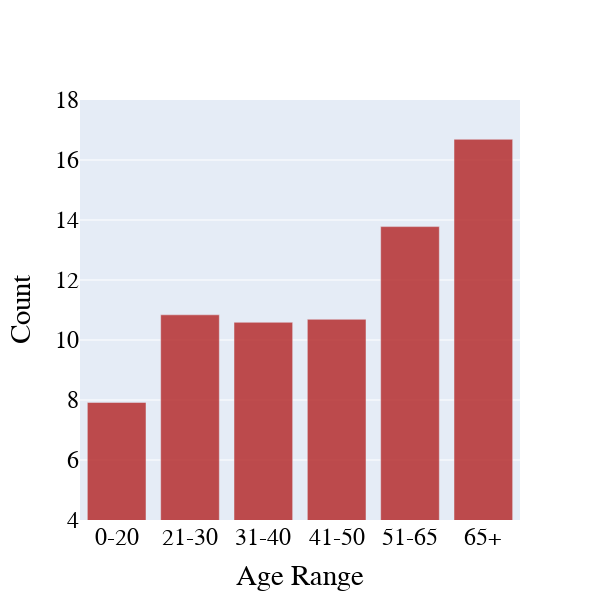

The notebook cell this image was saved under:
### Code cell
average_score = []
print("average score: {}".format(round(sum_score/count, 2)))
for age in age_range:
    print('{} >> Total: {}, Count: {} >> Average: {}'.format(age, age_sum_risk[age], age_sum_count[age], age_sum_risk[age]/age_sum_count[age]))
    average_score.append(round(age_sum_risk[age]/age_sum_count[age], 2))

fig = go.Figure(data=[
    go.Bar(name='High', x=age_range, y=average_score, marker_color='firebrick', opacity=0.8),
])
# Change the bar mode
fig.update_layout(barmode='group')
fig.update_layout(
    autosize=False,
    width=600,
    height=600,)

fig.update_layout(
    # title="Plot Title",
    xaxis_title="Age Range",
    yaxis_title="Count",
    # legend_title="Legend Title",
)

fig.update_layout(
    font_family="Times New Roman",
    font_color="black",
    title_font_family="Times New Roman",
    title_font_color="red",
    legend_title_font_color="green",
)

fig.update_layout(legend=dict(
    orientation="h",
    yanchor="bottom",
    y=1.02,
    xanchor="right",
    x=1
))

fig.update_layout(yaxis_range=[4, 18])
fig.update_layout(font=dict(size=24))
fig.show()

### Figure 1 — Plotly figure (JSON) as saved in the notebook; plotly's stock layout.template omitted (floating-point values rounded to 4 significant figures)
{"data": [{"marker": {"color": "firebrick"}, "name": "High", "opacity": 0.8, "type": "bar", "x": ["0-20", "21-30", "31-40", "41-50", "51-65", "65+"], "y": [7.92, 10.84, 10.59, 10.69, 13.78, 16.69]}], "layout": {"autosize": false, "barmode": "group", "font": {"color": "black", "family": "Times New Roman", "size": 24}, "height": 600, "legend": {"orientation": "h", "title": {"font": {"color": "green"}}, "x": 1, "xanchor": "right", "y": 1.02, "yanchor": "bottom"}, "title": {"font": {"color": "red", "family": "Times New Roman"}}, "width": 600, "xaxis": {"title": {"text": "Age Range"}}, "yaxis": {"range": [4, 18], "title": {"text": "Count"}}}}
